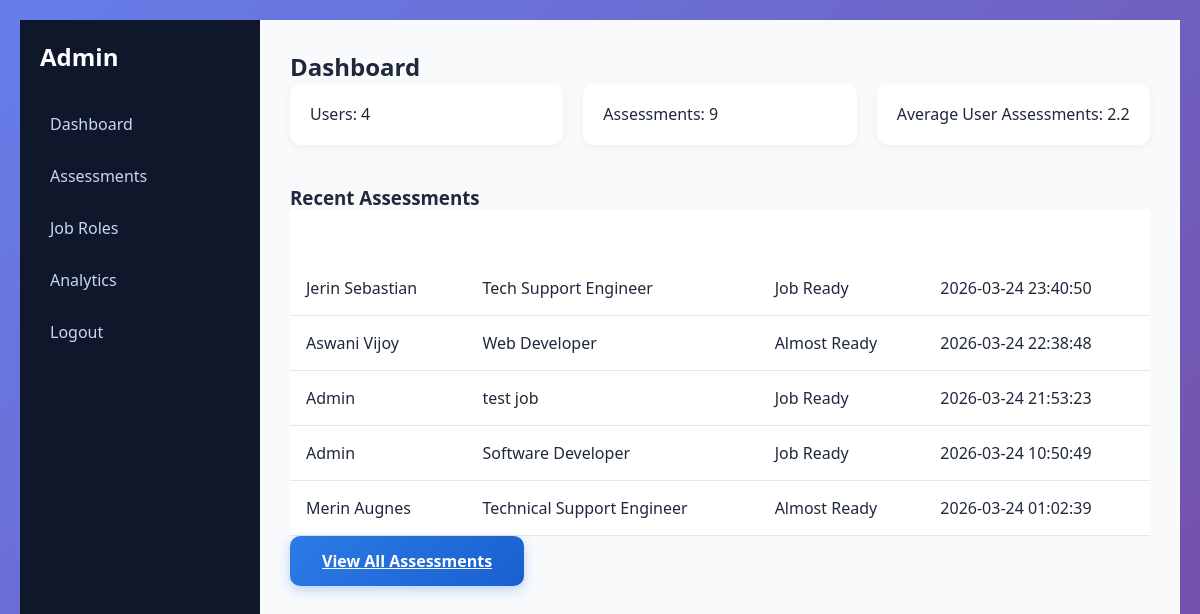
The app's page /admin/dashboard (signed in), older data.
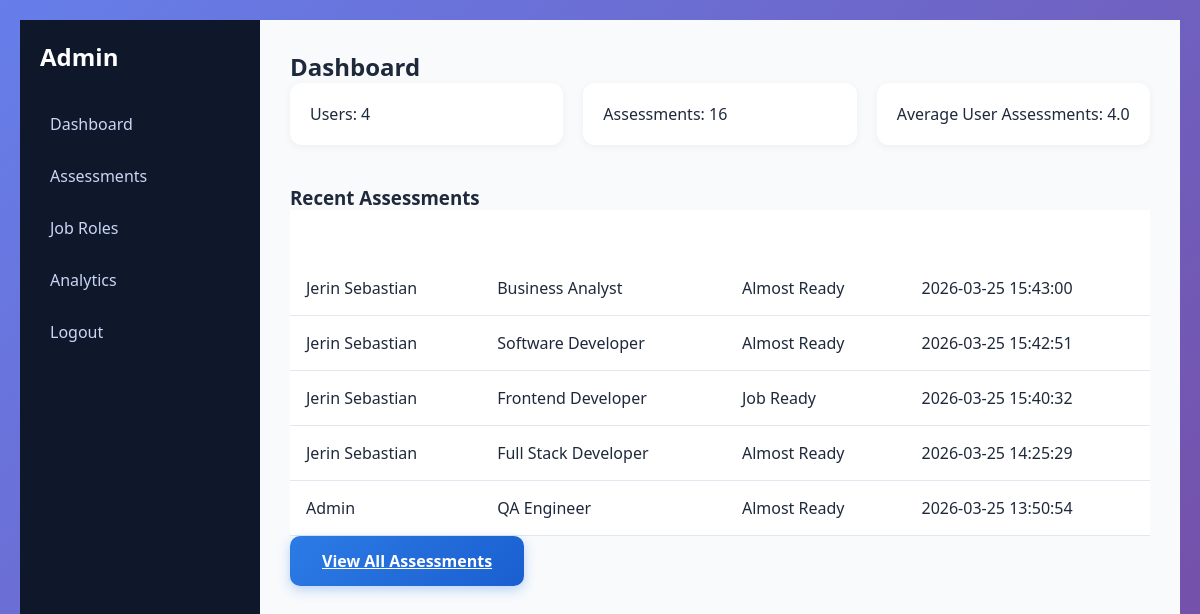
The same page, newer data.
### tables this page shows
CREATE TABLE assessments (
            id INTEGER PRIMARY KEY AUTOINCREMENT,
            user_id INTEGER,
            job_role TEXT,
            total_gap INTEGER,
            readiness TEXT,
            created_at TEXT,
            FOREIGN KEY (user_id) REFERENCES users(id)
        );

CREATE TABLE users (
            id INTEGER PRIMARY KEY AUTOINCREMENT,
            name TEXT,
            email TEXT UNIQUE,
            password_hash TEXT,
            role TEXT DEFAULT 'user'
        );

### app.py (the view)
@app.route('/admin/dashboard')
def admin_dashboard():
    if not admin_required():
        return redirect(url_for('login'))
    conn = sqlite3.connect("hiremind.db", timeout=10)
    cursor = conn.cursor()
    cursor.execute("SELECT COUNT(*) FROM users WHERE role='user'")
    total_users = cursor.fetchone()[0]
    cursor.execute("SELECT COUNT(*) FROM assessments")
    total_assessments = cursor.fetchone()[0]
    avg = total_assessments / total_users if total_users else 0
    cursor.execute("""
        SELECT users.name, job_role, readiness, created_at
        FROM assessments
        JOIN users ON users.id = assessments.user_id
        ORDER BY created_at DESC
        LIMIT 5
    """)
    recent = cursor.fetchall()
    conn.close()
    return render_template("admin_dashboard.html",
                           total_users=total_users,
                           total_assessments=total_assessments,
                           avg=avg,
                           recent=recent)

### app.py (called while the page is built)
def admin_required():
    if 'user_id' not in session or not session.get('is_admin'):
        return False
    return True

### templates/admin_dashboard.html
{% extends "admin_base.html" %}
{% block content %}
<h2>Dashboard</h2>
<div class="results-summary">
    <div class="card">Users: {{ total_users }}</div>
    <div class="card">Assessments: {{ total_assessments }}</div>
    <div class="card">Average User Assessments: {{ "%.1f"|format(avg) }}</div>
</div>
<h3>Recent Assessments</h3>
<table class="modern-table">
<tr><th>User</th><th>Role</th><th>Status</th><th>Date</th></tr>
{% for r in recent %}
<tr>
<td>{{ r[0] }}</td>
<td>{{ r[1] }}</td>
<td>{{ r[2] }}</td>
<td>{{ r[3] }}</td>
</tr>
{% endfor %}
</table>
<a href="/admin/assessments" class="btn-primary">View All Assessments</a>
{% endblock %}

Row changes from the older to the newer data that the page shows:
no longer on this page (row unchanged): assessments: name "Jerin Sebastian", job_role "Tech Support Engineer", readiness "Job Ready", created_at "2026-03-24 23:40:50"
no longer on this page (row unchanged): assessments: name "Aswani Vijoy", job_role "Web Developer", readiness "Almost Ready", created_at "2026-03-24 22:38:48"
no longer on this page (row unchanged): assessments: name "Admin", job_role "test job", readiness "Job Ready", created_at "2026-03-24 21:53:23"
no longer on this page (row unchanged): assessments: name "Admin", job_role "Software Developer", readiness "Job Ready", created_at "2026-03-24 10:50:49"
no longer on this page (row unchanged): assessments: name "Merin Augnes", job_role "Technical Support Engineer", readiness "Almost Ready", created_at "2026-03-24 01:02:39"
added assessments: name "Jerin Sebastian", job_role "Business Analyst", readiness "Almost Ready", created_at "2026-03-25 15:43:00"
added assessments: name "Jerin Sebastian", job_role "Software Developer", readiness "Almost Ready", created_at "2026-03-25 15:42:51"
added assessments: name "Jerin Sebastian", job_role "Frontend Developer", readiness "Job Ready", created_at "2026-03-25 15:40:32"
added assessments: name "Jerin Sebastian", job_role "Full Stack Developer", readiness "Almost Ready", created_at "2026-03-25 14:25:29"
added assessments: name "Admin", job_role "QA Engineer", readiness "Almost Ready", created_at "2026-03-25 13:50:54"
Text that changed along with them:
{{ total_assessments }}: "9" → "16"
{{ "%.1f"|format(avg) }}: "2.2" → "4.0"
